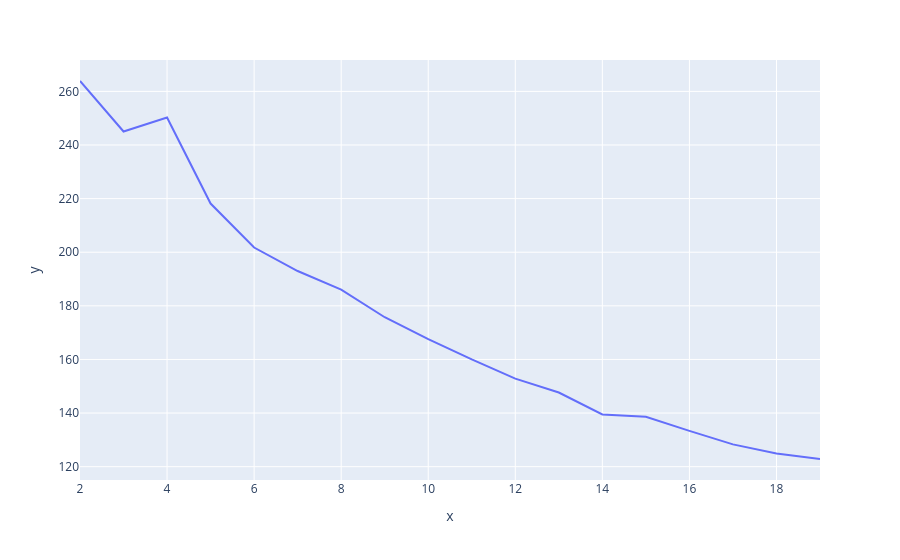

This figure's notebook cell:
### Code cell
fig = px.line(x= k_range, y = wcss)
fig.show()

### Figure 1 — Plotly figure (JSON) as saved in the notebook; plotly's stock layout.template omitted (floating-point values rounded to 4 significant figures)
{"data": [{"hovertemplate": "x=%{x}<br>y=%{y}<extra></extra>", "legendgroup": "", "line": {"color": "#636efa", "dash": "solid"}, "marker": {"symbol": "circle"}, "mode": "lines", "name": "", "orientation": "v", "showlegend": false, "type": "scatter", "x": [2, 3, 4, 5, 6, 7, 8, 9, 10, 11, 12, 13, 14, 15, 16, 17, 18, 19], "xaxis": "x", "y": [263.9, 245.0, 250.2, 218.2, 201.8, 193.0, 186.1, 175.7, 167.6, 160.0, 152.8, 147.7, 139.5, 138.6, 133.3, 128.3, 124.9, 122.9], "yaxis": "y"}], "layout": {"legend": {"tracegroupgap": 0}, "margin": {"t": 60}, "xaxis": {"anchor": "y", "domain": [0, 1], "title": {"text": "x"}}, "yaxis": {"anchor": "x", "domain": [0, 1], "title": {"text": "y"}}}}
